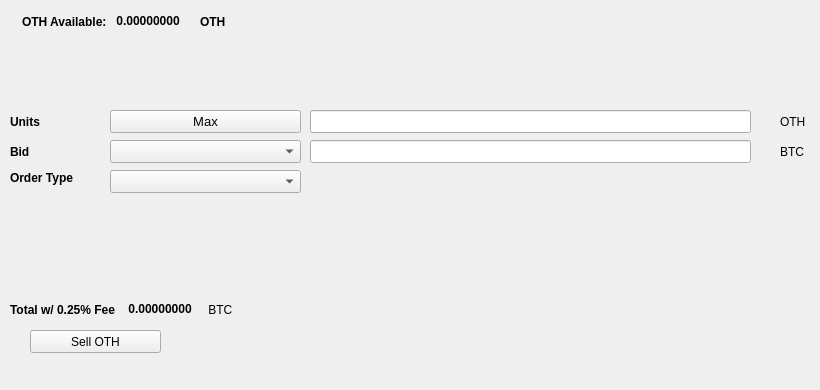
   <widget class="QWidget" name="SellTab">
    <attribute name="title">
     <string>Sell</string>
    </attribute>
    <widget class="QLabel" name="label_16">
     <property name="geometry">
      <rect>
       <x>780</x>
       <y>140</y>
       <width>31</width>
       <height>23</height>
      </rect>
     </property>
     <property name="text">
      <string>BTC</string>
     </property>
    </widget>
    <widget class="QComboBox" name="SellBidcomboBox">
     <property name="geometry">
      <rect>
       <x>110</x>
       <y>140</y>
       <width>191</width>
       <height>23</height>
      </rect>
     </property>
     <property name="font">
      <font>
       <pointsize>10</pointsize>
      </font>
     </property>
    </widget>
    <widget class="QLabel" name="label_18">
     <property name="geometry">
      <rect>
       <x>10</x>
       <y>110</y>
       <width>46</width>
       <height>23</height>
      </rect>
     </property>
     <property name="font">
      <font>
       <weight>75</weight>
       <bold>true</bold>
      </font>
     </property>
     <property name="text">
      <string>Units</string>
     </property>
    </widget>
    <widget class="QPushButton" name="Sell_Max_Amount">
     <property name="geometry">
      <rect>
       <x>110</x>
       <y>110</y>
       <width>191</width>
       <height>23</height>
      </rect>
     </property>
     <property name="font">
      <font>
       <pointsize>10</pointsize>
      </font>
     </property>
     <property name="text">
      <string>Max</string>
     </property>
    </widget>
    <widget class="QLabel" name="label_20">
     <property name="geometry">
      <rect>
       <x>10</x>
       <y>170</y>
       <width>91</width>
       <height>16</height>
      </rect>
     </property>
     <property name="font">
      <font>
       <weight>75</weight>
       <bold>true</bold>
      </font>
     </property>
     <property name="text">
      <string>Order Type</string>
     </property>
    </widget>
    <widget class="QComboBox" name="SellOrdertypeCombo">
     <property name="geometry">
      <rect>
       <x>110</x>
       <y>170</y>
       <width>191</width>
       <height>23</height>
      </rect>
     </property>
     <property name="font">
      <font>
       <pointsize>10</pointsize>
      </font>
     </property>
    </widget>
    <widget class="QLabel" name="label_21">
     <property name="geometry">
      <rect>
       <x>10</x>
       <y>140</y>
       <width>46</width>
       <height>23</height>
      </rect>
     </property>
     <property name="font">
      <font>
       <weight>75</weight>
       <bold>true</bold>
      </font>
     </property>
     <property name="text">
      <string>Bid</string>
     </property>
    </widget>
    <widget class="QLabel" name="label_22">
     <property name="geometry">
      <rect>
       <x>780</x>
       <y>110</y>
       <width>31</width>
       <height>23</height>
      </rect>
     </property>
     <property name="text">
      <string>OTH</string>
     </property>
    </widget>
    <widget class="QLineEdit" name="UnitsInputOTH">
     <property name="geometry">
      <rect>
       <x>310</x>
       <y>110</y>
       <width>441</width>
       <height>23</height>
      </rect>
     </property>
     <property name="font">
      <font>
       <pointsize>9</pointsize>
       <weight>75</weight>
       <bold>true</bold>
      </font>
     </property>
    </widget>
    <widget class="QLineEdit" name="SellBidPriceEdit">
     <property name="geometry">
      <rect>
       <x>310</x>
       <y>140</y>
       <width>441</width>
       <height>23</height>
      </rect>
     </property>
     <property name="font">
      <font>
       <pointsize>9</pointsize>
       <weight>75</weight>
       <bold>true</bold>
      </font>
     </property>
    </widget>
    <widget class="QPushButton" name="SellOTHBTN">
     <property name="geometry">
      <rect>
       <x>30</x>
       <y>330</y>
       <width>131</width>
       <height>23</height>
      </rect>
     </property>
     <property name="text">
      <string>Sell OTH</string>
     </property>
     <property name="icon">
      <iconset resource="../othila">
       <normaloff>:/icons/bitcoin</normaloff>:/icons/bitcoin</iconset>
     </property>
    </widget>
    <widget class="QWidget" name="layoutWidget3">
     <property name="geometry">
      <rect>
       <x>22</x>
       <y>12</y>
       <width>258</width>
       <height>19</height>
      </rect>
     </property>
     <layout class="QHBoxLayout" name="horizontalLayout">
      <item>
       <widget class="QLabel" name="label232_2">
        <property name="font">
         <font>
          <weight>75</weight>
          <bold>true</bold>
         </font>
        </property>
        <property name="text">
         <string>OTH Available:</string>
        </property>
       </widget>
      </item>
      <item>
       <widget class="QLabel" name="OTHAvailableLabel">
        <property name="palette">
         <palette>
          <active>
           <colorrole role="WindowText">
            <brush brushstyle="SolidPattern">
             <color alpha="255">
              <red>0</red>
              <green>0</green>
              <blue>0</blue>
             </color>
            </brush>
           </colorrole>
           <colorrole role="Button">
            <brush brushstyle="SolidPattern">
             <color alpha="255">
              <red>0</red>
              <green>170</green>
              <blue>0</blue>
             </color>
            </brush>
           </colorrole>
           <colorrole role="Light">
            <brush brushstyle="SolidPattern">
             <color alpha="255">
              <red>0</red>
              <green>255</green>
              <blue>0</blue>
             </color>
            </brush>
           </colorrole>
           <colorrole role="Midlight">
            <brush brushstyle="SolidPattern">
             <color alpha="255">
              <red>0</red>
              <green>212</green>
              <blue>0</blue>
             </color>
            </brush>
           </colorrole>
           <colorrole role="Dark">
            <brush brushstyle="SolidPattern">
             <color alpha="255">
              <red>0</red>
              <green>85</green>
              <blue>0</blue>
             </color>
            </brush>
           </colorrole>
           <colorrole role="Mid">
            <brush brushstyle="SolidPattern">
             <color alpha="255">
              <red>0</red>
              <green>113</green>
              <blue>0</blue>
             </color>
            </brush>
           </colorrole>
           <colorrole role="Text">
            <brush brushstyle="SolidPattern">
             <color alpha="255">
              <red>0</red>
              <green>170</green>
              <blue>0</blue>
             </color>
            </brush>
           </colorrole>
           <colorrole role="BrightText">
            <brush brushstyle="SolidPattern">
             <color alpha="255">
              <red>255</red>
              <green>255</green>
              <blue>255</blue>
             </color>
            </brush>
           </colorrole>
           <colorrole role="ButtonText">
            <brush brushstyle="SolidPattern">
             <color alpha="255">
              <red>0</red>
              <green>0</green>
              <blue>0</blue>
             </color>
            </brush>
           </colorrole>
           <colorrole role="Base">
            <brush brushstyle="SolidPattern">
             <color alpha="255">
              <red>255</red>
              <green>255</green>
              <blue>255</blue>
             </color>
            </brush>
           </colorrole>
           <colorrole role="Window">
            <brush brushstyle="SolidPattern">
             <color alpha="255">
              <red>0</red>
              <green>170</green>
              <blue>0</blue>
             </color>
            </brush>
           </colorrole>
           <colorrole role="Shadow">
            <brush brushstyle="SolidPattern">
             <color alpha="255">
              <red>0</red>
              <green>0</green>
              <blue>0</blue>
             </color>
            </brush>
           </colorrole>
           <colorrole role="AlternateBase">
            <brush brushstyle="SolidPattern">
             <color alpha="255">
              <red>127</red>
              <green>212</green>
              <blue>127</blue>
             </color>
            </brush>
           </colorrole>
           <colorrole role="ToolTipBase">
            <brush brushstyle="SolidPattern">
             <color alpha="255">
              <red>255</red>
              <green>255</green>
              <blue>220</blue>
             </color>
            </brush>
           </colorrole>
           <colorrole role="ToolTipText">
            <brush brushstyle="SolidPattern">
             <color alpha="255">
              <red>0</red>
              <green>0</green>
              <blue>0</blue>
             </color>
            </brush>
           </colorrole>
          </active>
          <inactive>
           <colorrole role="WindowText">
            <brush brushstyle="SolidPattern">
             <color alpha="255">
              <red>0</red>
              <green>0</green>
              <blue>0</blue>
             </color>
            </brush>
           </colorrole>
           <colorrole role="Button">
            <brush brushstyle="SolidPattern">
             <color alpha="255">
              <red>0</red>
              <green>170</green>
              <blue>0</blue>
             </color>
            </brush>
           </colorrole>
           <colorrole role="Light">
            <brush brushstyle="SolidPattern">
             <color alpha="255">
              <red>0</red>
              <green>255</green>
              <blue>0</blue>
             </color>
            </brush>
           </colorrole>
           <colorrole role="Midlight">
            <brush brushstyle="SolidPattern">
             <color alpha="255">
              <red>0</red>
              <green>212</green>
              <blue>0</blue>
             </color>
            </brush>
           </colorrole>
           <colorrole role="Dark">
            <brush brushstyle="SolidPattern">
             <color alpha="255">
              <red>0</red>
              <green>85</green>
              <blue>0</blue>
             </color>
            </brush>
           </colorrole>
           <colorrole role="Mid">
            <brush brushstyle="SolidPattern">
             <color alpha="255">
              <red>0</red>
              <green>113</green>
              <blue>0</blue>
             </color>
            </brush>
           </colorrole>
           <colorrole role="Text">
            <brush brushstyle="SolidPattern">
             <color alpha="255">
              <red>0</red>
              <green>170</green>
              <blue>0</blue>
             </color>
            </brush>
           </colorrole>
           <colorrole role="BrightText">
            <brush brushstyle="SolidPattern">
             <color alpha="255">
              <red>255</red>
              <green>255</green>
              <blue>255</blue>
             </color>
            </brush>
           </colorrole>
           <colorrole role="ButtonText">
            <brush brushstyle="SolidPattern">
             <color alpha="255">
              <red>0</red>
              <green>0</green>
              <blue>0</blue>
             </color>
            </brush>
           </colorrole>
           <colorrole role="Base">
            <brush brushstyle="SolidPattern">
             <color alpha="255">
              <red>255</red>
              <green>255</green>
              <blue>255</blue>
             </color>
            </brush>
           </colorrole>
           <colorrole role="Window">
            <brush brushstyle="SolidPattern">
             <color alpha="255">
              <red>0</red>
              <green>170</green>
              <blue>0</blue>
             </color>
            </brush>
           </colorrole>
           <colorrole role="Shadow">
            <brush brushstyle="SolidPattern">
             <color alpha="255">
              <red>0</red>
              <green>0</green>
              <blue>0</blue>
             </color>
            </brush>
           </colorrole>
           <colorrole role="AlternateBase">
            <brush brushstyle="SolidPattern">
             <color alpha="255">
              <red>127</red>
              <green>212</green>
              <blue>127</blue>
             </color>
            </brush>
           </colorrole>
           <colorrole role="ToolTipBase">
            <brush brushstyle="SolidPattern">
             <color alpha="255">
              <red>255</red>
              <green>255</green>
              <blue>220</blue>
             </color>
            </brush>
           </colorrole>
           <colorrole role="ToolTipText">
            <brush brushstyle="SolidPattern">
             <color alpha="255">
              <red>0</red>
              <green>0</green>
              <blue>0</blue>
             </color>
            </brush>
           </colorrole>
          </inactive>
          <disabled>
           <colorrole role="WindowText">
            <brush brushstyle="SolidPattern">
             <color alpha="255">
              <red>0</red>
              <green>85</green>
              <blue>0</blue>
             </color>
            </brush>
           </colorrole>
           <colorrole role="Button">
            <brush brushstyle="SolidPattern">
             <color alpha="255">
              <red>0</red>
              <green>170</green>
              <blue>0</blue>
             </color>
            </brush>
           </colorrole>
           <colorrole role="Light">
            <brush brushstyle="SolidPattern">
             <color alpha="255">
              <red>0</red>
              <green>255</green>
              <blue>0</blue>
             </color>
            </brush>
           </colorrole>
           <colorrole role="Midlight">
            <brush brushstyle="SolidPattern">
             <color alpha="255">
              <red>0</red>
              <green>212</green>
              <blue>0</blue>
             </color>
            </brush>
           </colorrole>
           <colorrole role="Dark">
            <brush brushstyle="SolidPattern">
             <color alpha="255">
              <red>0</red>
              <green>85</green>
              <blue>0</blue>
             </color>
            </brush>
           </colorrole>
           <colorrole role="Mid">
            <brush brushstyle="SolidPattern">
             <color alpha="255">
              <red>0</red>
              <green>113</green>
              <blue>0</blue>
             </color>
            </brush>
           </colorrole>
           <colorrole role="Text">
            <brush brushstyle="SolidPattern">
             <color alpha="255">
              <red>0</red>
              <green>85</green>
              <blue>0</blue>
             </color>
            </brush>
           </colorrole>
           <colorrole role="BrightText">
            <brush brushstyle="SolidPattern">
             <color alpha="255">
              <red>255</red>
              <green>255</green>
              <blue>255</blue>
             </color>
            </brush>
           </colorrole>
           <colorrole role="ButtonText">
            <brush brushstyle="SolidPattern">
             <color alpha="255">
              <red>0</red>
              <green>85</green>
              <blue>0</blue>
             </color>
            </brush>
           </colorrole>
           <colorrole role="Base">
            <brush brushstyle="SolidPattern">
             <color alpha="255">
              <red>0</red>
              <green>170</green>
              <blue>0</blue>
             </color>
            </brush>
           </colorrole>
           <colorrole role="Window">
            <brush brushstyle="SolidPattern">
             <color alpha="255">
              <red>0</red>
              <green>170</green>
              <blue>0</blue>
             </color>
            </brush>
           </colorrole>
           <colorrole role="Shadow">
            <brush brushstyle="SolidPattern">
             <color alpha="255">
              <red>0</red>
              <green>0</green>
              <blue>0</blue>
             </color>
            </brush>
           </colorrole>
           <colorrole role="AlternateBase">
            <brush brushstyle="SolidPattern">
             <color alpha="255">
              <red>0</red>
              <green>170</green>
              <blue>0</blue>
             </color>
            </brush>
           </colorrole>
           <colorrole role="ToolTipBase">
            <brush brushstyle="SolidPattern">
             <color alpha="255">
              <red>255</red>
              <green>255</green>
              <blue>220</blue>
             </color>
            </brush>
           </colorrole>
           <colorrole role="ToolTipText">
            <brush brushstyle="SolidPattern">
             <color alpha="255">
              <red>0</red>
              <green>0</green>
              <blue>0</blue>
             </color>
            </brush>
           </colorrole>
          </disabled>
         </palette>
        </property>
        <property name="font">
         <font>
          <weight>75</weight>
          <bold>true</bold>
         </font>
        </property>
        <property name="text">
         <string> 0.00000000 </string>
        </property>
        <property name="textInteractionFlags">
         <set>Qt::LinksAccessibleByMouse|Qt::TextSelectableByKeyboard|Qt::TextSelectableByMouse</set>
        </property>
       </widget>
      </item>
      <item>
       <widget class="QLabel" name="labelOTH">
        <property name="font">
         <font>
          <weight>75</weight>
          <bold>true</bold>
         </font>
        </property>
        <property name="text">
         <string>OTH</string>
        </property>
       </widget>
      </item>
     </layout>
    </widget>
    <widget class="QWidget" name="layoutWidget">
     <property name="geometry">
      <rect>
       <x>10</x>
       <y>300</y>
       <width>268</width>
       <height>19</height>
      </rect>
     </property>
     <layout class="QHBoxLayout" name="horizontalLayout_2">
      <item>
       <widget class="QLabel" name="label_19">
        <property name="font">
         <font>
          <weight>75</weight>
          <bold>true</bold>
         </font>
        </property>
        <property name="text">
         <string>Total w/ 0.25% Fee </string>
        </property>
       </widget>
      </item>
      <item>
       <widget class="QLabel" name="SellCostLabel">
        <property name="palette">
         <palette>
          <active>
           <colorrole role="WindowText">
            <brush brushstyle="SolidPattern">
             <color alpha="255">
              <red>0</red>
              <green>0</green>
              <blue>0</blue>
             </color>
            </brush>
           </colorrole>
           <colorrole role="Button">
            <brush brushstyle="SolidPattern">
             <color alpha="255">
              <red>0</red>
              <green>170</green>
              <blue>0</blue>
             </color>
            </brush>
           </colorrole>
           <colorrole role="Light">
            <brush brushstyle="SolidPattern">
             <color alpha="255">
              <red>0</red>
              <green>255</green>
              <blue>0</blue>
             </color>
            </brush>
           </colorrole>
           <colorrole role="Midlight">
            <brush brushstyle="SolidPattern">
             <color alpha="255">
              <red>0</red>
              <green>212</green>
              <blue>0</blue>
             </color>
            </brush>
           </colorrole>
           <colorrole role="Dark">
            <brush brushstyle="SolidPattern">
             <color alpha="255">
              <red>0</red>
              <green>85</green>
              <blue>0</blue>
             </color>
            </brush>
           </colorrole>
           <colorrole role="Mid">
            <brush brushstyle="SolidPattern">
             <color alpha="255">
              <red>0</red>
              <green>113</green>
              <blue>0</blue>
             </color>
            </brush>
           </colorrole>
           <colorrole role="Text">
            <brush brushstyle="SolidPattern">
             <color alpha="255">
              <red>0</red>
              <green>170</green>
              <blue>0</blue>
             </color>
            </brush>
           </colorrole>
           <colorrole role="BrightText">
            <brush brushstyle="SolidPattern">
             <color alpha="255">
              <red>255</red>
              <green>255</green>
              <blue>255</blue>
             </color>
            </brush>
           </colorrole>
           <colorrole role="ButtonText">
            <brush brushstyle="SolidPattern">
             <color alpha="255">
              <red>0</red>
              <green>0</green>
              <blue>0</blue>
             </color>
            </brush>
           </colorrole>
           <colorrole role="Base">
            <brush brushstyle="SolidPattern">
             <color alpha="255">
              <red>255</red>
              <green>255</green>
              <blue>255</blue>
             </color>
            </brush>
           </colorrole>
           <colorrole role="Window">
            <brush brushstyle="SolidPattern">
             <color alpha="255">
              <red>0</red>
              <green>170</green>
              <blue>0</blue>
             </color>
            </brush>
           </colorrole>
           <colorrole role="Shadow">
            <brush brushstyle="SolidPattern">
             <color alpha="255">
              <red>0</red>
              <green>0</green>
              <blue>0</blue>
             </color>
            </brush>
           </colorrole>
           <colorrole role="AlternateBase">
            <brush brushstyle="SolidPattern">
             <color alpha="255">
              <red>127</red>
              <green>212</green>
              <blue>127</blue>
             </color>
            </brush>
           </colorrole>
           <colorrole role="ToolTipBase">
            <brush brushstyle="SolidPattern">
             <color alpha="255">
              <red>255</red>
              <green>255</green>
              <blue>220</blue>
             </color>
            </brush>
           </colorrole>
           <colorrole role="ToolTipText">
            <brush brushstyle="SolidPattern">
             <color alpha="255">
              <red>0</red>
              <green>0</green>
              <blue>0</blue>
             </color>
            </brush>
           </colorrole>
          </active>
          <inactive>
           <colorrole role="WindowText">
            <brush brushstyle="SolidPattern">
             <color alpha="255">
              <red>0</red>
              <green>0</green>
              <blue>0</blue>
             </color>
            </brush>
           </colorrole>
           <colorrole role="Button">
            <brush brushstyle="SolidPattern">
             <color alpha="255">
              <red>0</red>
              <green>170</green>
              <blue>0</blue>
             </color>
            </brush>
           </colorrole>
           <colorrole role="Light">
            <brush brushstyle="SolidPattern">
             <color alpha="255">
              <red>0</red>
              <green>255</green>
              <blue>0</blue>
             </color>
            </brush>
           </colorrole>
           <colorrole role="Midlight">
            <brush brushstyle="SolidPattern">
             <color alpha="255">
              <red>0</red>
              <green>212</green>
              <blue>0</blue>
             </color>
            </brush>
           </colorrole>
           <colorrole role="Dark">
            <brush brushstyle="SolidPattern">
             <color alpha="255">
              <red>0</red>
              <green>85</green>
              <blue>0</blue>
             </color>
            </brush>
           </colorrole>
           <colorrole role="Mid">
            <brush brushstyle="SolidPattern">
             <color alpha="255">
              <red>0</red>
              <green>113</green>
              <blue>0</blue>
             </color>
            </brush>
           </colorrole>
           <colorrole role="Text">
            <brush brushstyle="SolidPattern">
             <color alpha="255">
              <red>0</red>
              <green>170</green>
              <blue>0</blue>
             </color>
            </brush>
           </colorrole>
           <colorrole role="BrightText">
            <brush brushstyle="SolidPattern">
             <color alpha="255">
              <red>255</red>
              <green>255</green>
              <blue>255</blue>
             </color>
            </brush>
           </colorrole>
           <colorrole role="ButtonText">
            <brush brushstyle="SolidPattern">
             <color alpha="255">
              <red>0</red>
              <green>0</green>
              <blue>0</blue>
             </color>
            </brush>
           </colorrole>
           <colorrole role="Base">
            <brush brushstyle="SolidPattern">
             <color alpha="255">
              <red>255</red>
              <green>255</green>
              <blue>255</blue>
             </color>
            </brush>
           </colorrole>
           <colorrole role="Window">
            <brush brushstyle="SolidPattern">
             <color alpha="255">
              <red>0</red>
              <green>170</green>
              <blue>0</blue>
             </color>
            </brush>
           </colorrole>
           <colorrole role="Shadow">
            <brush brushstyle="SolidPattern">
             <color alpha="255">
              <red>0</red>
              <green>0</green>
              <blue>0</blue>
             </color>
            </brush>
           </colorrole>
           <colorrole role="AlternateBase">
            <brush brushstyle="SolidPattern">
             <color alpha="255">
              <red>127</red>
              <green>212</green>
              <blue>127</blue>
             </color>
            </brush>
           </colorrole>
           <colorrole role="ToolTipBase">
            <brush brushstyle="SolidPattern">
             <color alpha="255">
              <red>255</red>
              <green>255</green>
              <blue>220</blue>
             </color>
            </brush>
           </colorrole>
           <colorrole role="ToolTipText">
            <brush brushstyle="SolidPattern">
             <color alpha="255">
              <red>0</red>
              <green>0</green>
              <blue>0</blue>
             </color>
            </brush>
           </colorrole>
          </inactive>
          <disabled>
           <colorrole role="WindowText">
            <brush brushstyle="SolidPattern">
             <color alpha="255">
              <red>0</red>
              <green>85</green>
              <blue>0</blue>
             </color>
            </brush>
           </colorrole>
           <colorrole role="Button">
            <brush brushstyle="SolidPattern">
             <color alpha="255">
              <red>0</red>
              <green>170</green>
              <blue>0</blue>
             </color>
            </brush>
           </colorrole>
           <colorrole role="Light">
            <brush brushstyle="SolidPattern">
             <color alpha="255">
              <red>0</red>
              <green>255</green>
              <blue>0</blue>
             </color>
            </brush>
           </colorrole>
           <colorrole role="Midlight">
            <brush brushstyle="SolidPattern">
             <color alpha="255">
              <red>0</red>
              <green>212</green>
              <blue>0</blue>
             </color>
            </brush>
           </colorrole>
           <colorrole role="Dark">
            <brush brushstyle="SolidPattern">
             <color alpha="255">
              <red>0</red>
              <green>85</green>
              <blue>0</blue>
             </color>
            </brush>
           </colorrole>
           <colorrole role="Mid">
            <brush brushstyle="SolidPattern">
             <color alpha="255">
              <red>0</red>
              <green>113</green>
              <blue>0</blue>
             </color>
            </brush>
           </colorrole>
           <colorrole role="Text">
            <brush brushstyle="SolidPattern">
             <color alpha="255">
              <red>0</red>
              <green>85</green>
              <blue>0</blue>
             </color>
            </brush>
           </colorrole>
           <colorrole role="BrightText">
            <brush brushstyle="SolidPattern">
             <color alpha="255">
              <red>255</red>
              <green>255</green>
              <blue>255</blue>
             </color>
            </brush>
           </colorrole>
           <colorrole role="ButtonText">
            <brush brushstyle="SolidPattern">
             <color alpha="255">
              <red>0</red>
              <green>85</green>
              <blue>0</blue>
             </color>
            </brush>
           </colorrole>
           <colorrole role="Base">
            <brush brushstyle="SolidPattern">
             <color alpha="255">
              <red>0</red>
              <green>170</green>
              <blue>0</blue>
             </color>
            </brush>
           </colorrole>
           <colorrole role="Window">
            <brush brushstyle="SolidPattern">
             <color alpha="255">
              <red>0</red>
              <green>170</green>
              <blue>0</blue>
             </color>
            </brush>
           </colorrole>
           <colorrole role="Shadow">
            <brush brushstyle="SolidPattern">
             <color alpha="255">
              <red>0</red>
              <green>0</green>
              <blue>0</blue>
             </color>
            </brush>
           </colorrole>
           <colorrole role="AlternateBase">
            <brush brushstyle="SolidPattern">
             <color alpha="255">
              <red>0</red>
              <green>170</green>
              <blue>0</blue>
             </color>
            </brush>
           </colorrole>
           <colorrole role="ToolTipBase">
            <brush brushstyle="SolidPattern">
             <color alpha="255">
              <red>255</red>
              <green>255</green>
              <blue>220</blue>
             </color>
            </brush>
           </colorrole>
           <colorrole role="ToolTipText">
            <brush brushstyle="SolidPattern">
             <color alpha="255">
              <red>0</red>
              <green>0</green>
              <blue>0</blue>
             </color>
            </brush>
           </colorrole>
          </disabled>
         </palette>
        </property>
        <property name="font">
         <font>
          <weight>75</weight>
          <bold>true</bold>
         </font>
        </property>
        <property name="autoFillBackground">
         <bool>false</bool>
        </property>
        <property name="text">
         <string> 0.00000000</string>
        </property>
        <property name="textInteractionFlags">
         <set>Qt::LinksAccessibleByMouse|Qt::TextSelectableByMouse</set>
        </property>
       </widget>
      </item>
      <item>
       <widget class="QLabel" name="label_17">
        <property name="font">
         <font>
          <weight>50</weight>
          <bold>false</bold>
         </font>
        </property>
        <property name="text">
         <string> BTC</string>
        </property>
       </widget>
      </item>
     </layout>
    </widget>
    <widget class="QLabel" name="label_23">
     <property name="geometry">
      <rect>
       <x>460</x>
       <y>300</y>
       <width>281</width>
       <height>81</height>
      </rect>
     </property>
     <property name="text">
      <string/>
     </property>
     <property name="pixmap">
      <pixmap>:/images/bittrex</pixmap>
     </property>
    </widget>
   </widget>
